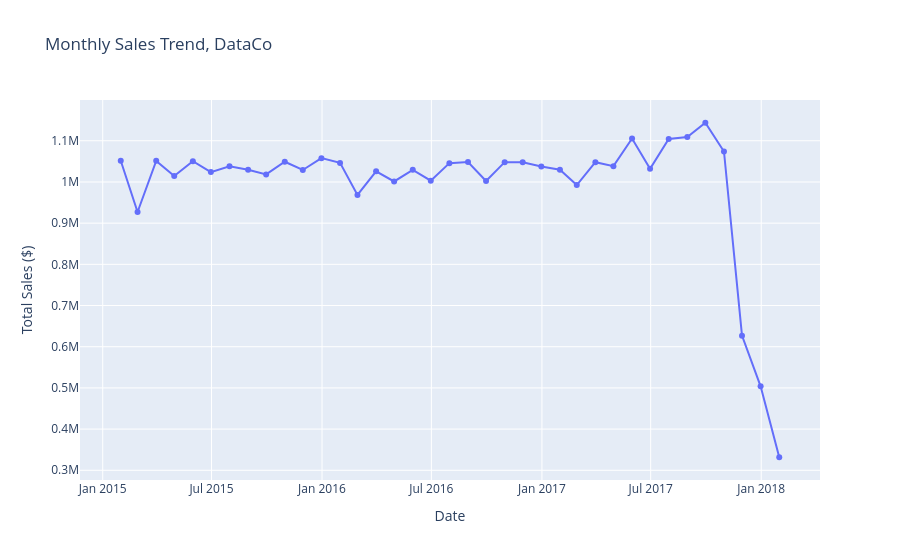

Write notebook code for a chart like this one.
### Markdown cell above
## Exploratory Data Analysis: Sales

**Q1. How have sales and order volumes changed over time?**

### Code cell
monthly = df_clean.set_index('order_date').resample('ME').agg(
    sales=('sales', 'sum'),
    orders=('order_id', 'nunique')
).reset_index()

fig = px.line(monthly, x='order_date', y='sales', markers=True,
              title='Monthly Sales Trend, DataCo',
              labels={'sales': 'Total Sales ($)', 'order_date': 'Date'})
fig.update_layout(hovermode='x unified')
plt.savefig('top_10_categories_by_sales.png')
fig.show()

### Figure 1 — Plotly figure (JSON) as saved in the notebook; plotly's stock layout.template omitted (floating-point values rounded to 4 significant figures)
{"data": [{"hovertemplate": "Date=%{x}<br>Total Sales ($)=%{y}<extra></extra>", "legendgroup": "", "line": {"color": "#636efa", "dash": "solid"}, "marker": {"symbol": "circle"}, "mode": "lines+markers", "name": "", "orientation": "v", "showlegend": false, "type": "scatter", "x": ["2015-01-31T00:00:00", "2015-02-28T00:00:00", "2015-03-31T00:00:00", "2015-04-30T00:00:00", "2015-05-31T00:00:00", "2015-06-30T00:00:00", "2015-07-31T00:00:00", "2015-08-31T00:00:00", "2015-09-30T00:00:00", "2015-10-31T00:00:00", "2015-11-30T00:00:00", "2015-12-31T00:00:00", "2016-01-31T00:00:00", "2016-02-29T00:00:00", "2016-03-31T00:00:00", "2016-04-30T00:00:00", "2016-05-31T00:00:00", "2016-06-30T00:00:00", "2016-07-31T00:00:00", "2016-08-31T00:00:00", "2016-09-30T00:00:00", "2016-10-31T00:00:00", "2016-11-30T00:00:00", "2016-12-31T00:00:00", "2017-01-31T00:00:00", "2017-02-28T00:00:00", "2017-03-31T00:00:00", "2017-04-30T00:00:00", "2017-05-31T00:00:00", "2017-06-30T00:00:00", "2017-07-31T00:00:00", "2017-08-31T00:00:00", "2017-09-30T00:00:00", "2017-10-31T00:00:00", "2017-11-30T00:00:00", "2017-12-31T00:00:00", "2018-01-31T00:00:00"], "xaxis": "x", "y": [1052000.0, 927000.0, 1051000.0, 1014000.0, 1050000.0, 1024000.0, 1038000.0, 1029000.0, 1018000.0, 1049000.0, 1029000.0, 1058000.0, 1046000.0, 968500.0, 1026000.0, 1001000.0, 1029000.0, 1003000.0, 1046000.0, 1048000.0, 1002000.0, 1048000.0, 1048000.0, 1037000.0, 1030000.0, 992500.0, 1048000.0, 1038000.0, 1105000.0, 1032000.0, 1104000.0, 1109000.0, 1144000.0, 1074000.0, 626900.0, 503900.0, 331700.0], "yaxis": "y"}], "layout": {"hovermode": "x unified", "legend": {"tracegroupgap": 0}, "title": {"text": "Monthly Sales Trend, DataCo"}, "xaxis": {"anchor": "y", "domain": [0, 1], "title": {"text": "Date"}}, "yaxis": {"anchor": "x", "domain": [0, 1], "title": {"text": "Total Sales ($)"}}}}
